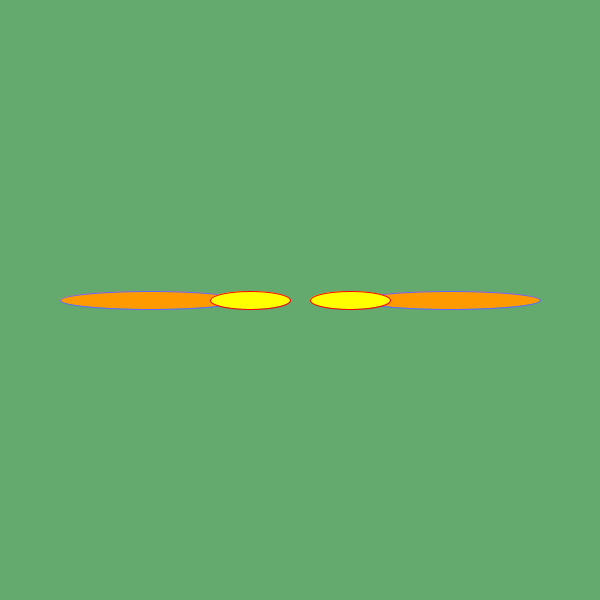
Frame 1 (no input)
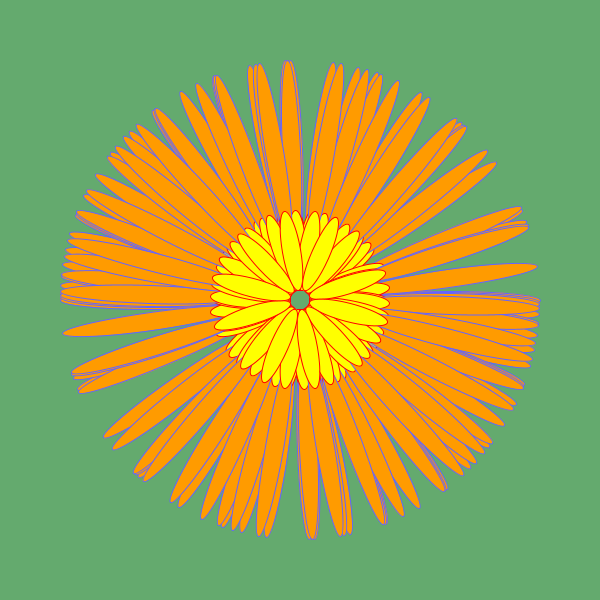
Frame 60 (the mouse pressed at the canvas centre just before this capture)
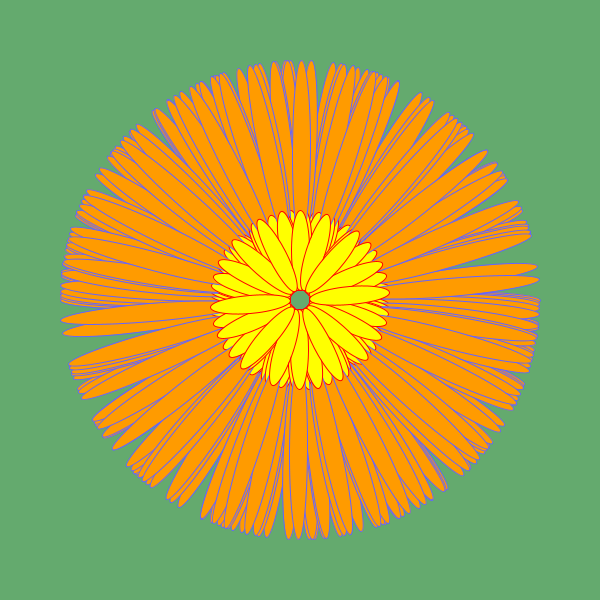
Frame 120 (the mouse held since frame 60 and released just before this capture)

The Processing sketch that drew these frames (run headless with seeded random() and noise(); from frame 60 on, the mouse is pressed at the canvas centre):

// Processing sketch: processing_51822
// ── processing_51822.pde

float angle = 0;    
float aVelocity = 0;
float aAcceleration = 0.01;
void setup() {
  background(100,170,110);
  size(600,600);
}

void draw() {
  
  fill(175); 
  stroke(0); 
  rectMode(CENTER); 
  translate(width/2,height/2);
  rotate(angle); 
  stroke(100,100,255);
  fill(255,155,0);
  ellipse(150,0,180,18); 
  ellipse(-150,0,180,18);
  
  stroke(255,0,0);
  fill(255,255,0);
  ellipse(50,0,80,18); 
  ellipse(-50,0,80,18);
aVelocity += aAcceleration;
angle += aVelocity;
}      
